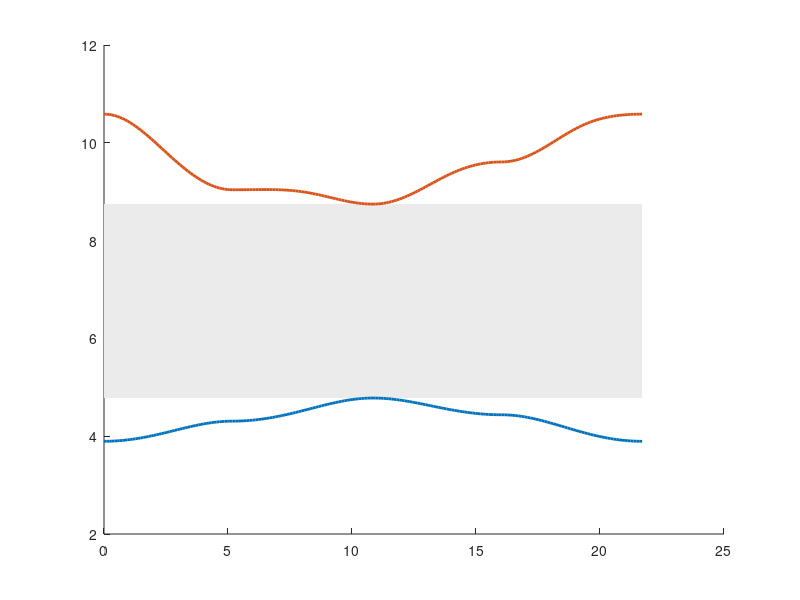

This chart was generated by the following MATLAB code: (Note: this script raises an error after producing the figure.)
% =========================================================================
% Method: 2D Plane Wave Expansion Method (PWEM)
% Model: Parallelogram / Square (at a=0) Lattice Geometry 
% Outputs:
%   1. 2D Electronic Band Structure along Gamma-X-M-Y-Gamma
%   2. Real-Space Parallelogram Unit Cell Geometry & Primitive Vectors
%   3. 1st Brillouin Zone & Reciprocal Cell with High-Symmetry Points
%   4. Constant Energy Surface (CES) (Band 1)
% =========================================================================

tic
clear; clc; close all;

%% 1. Geometric & Physical Parameters 
l = 0.645;             % length in nm
a = 0.200;             % shift in nm
h = 0.554;             % height in nm
b = l - a;             % b in nm
c = a;
V0 = 2.0;              % Potential barrier in eV
omega = l * h;
d = sqrt(a^2 + h^2);

% example: Effective mass for ReS2: m* = 0.45 * m_e
% hm = hbar^2 / (2 * m*) in (eV * nm^2)
hm = 0.0381 / 0.45;    % ~ 0.0847 eV*nm^2

%% 2. Plane Wave Basis Setup
N = 10;                     % Maximum plane wave index
m1 = -N:N; 
m2 = -N:N;
M_len = length(m1);              
Mk = (2*N+1)^2;                % Number of k-points for plotting
k = linspace(-pi/d, pi/d, Mk); % Wave vector array across the 1st Brillouin Zone
[M1, M2] = meshgrid(m1, m2);
m1_all = M1(:);
m2_all = M2(:);
Gx = (2*pi/omega)*m1_all* h;
Gy = (2*pi/omega)*(m2_all*l - m1_all*a);
N_pw = length(m1_all);

% Reciprocal basis vectors
b1 = [ (2*pi)/l ; -(2*pi*a)/(l*h) ];
b2 = [ 0        ; (2*pi)/h        ];

% High Symmetry points
Gamma = [0; 0];
X     = 0.5 * b1;
M     = 0.5 * (b1 + b2);
Y     = 0.5 * b2;

sym_points = [Gamma, X, M, Y, Gamma]; 
num_segments = size(sym_points, 2) - 1;
N_interp = 50;

% Linear Interpolation on Gamma-X-M-Y-Gamma path
k_path = [];
for seg = 1:num_segments
    k_start = sym_points(:, seg);
    k_end   = sym_points(:, seg+1);
    t = linspace(0, 1, N_interp);
    seg_k = (1 - t) .* k_start + t .* k_end;
    if seg == 1
        k_path = [k_path, seg_k];
    else
        k_path = [k_path, seg_k(:, 2:end)]; 
    end
end

N_total = size(k_path, 2);
d_path = zeros(1, N_total);
for j = 2:N_total
    delta_k = k_path(:, j) - k_path(:, j-1);
    d_path(j) = d_path(j-1) + norm(delta_k);
end

d_ticks = zeros(1, num_segments + 1);
d_ticks(1) = 0;

current_idx = 1;
for seg = 1:num_segments
    current_idx = current_idx + (N_interp - 1);
    d_ticks(seg + 1) = d_path(current_idx);
end

% 3. Fourier Components of Potential V
V = zeros(N_pw);
for ii = 1:N_pw
    for j = 1:N_pw
        dm1 = m1_all(ii)-m1_all(j); % Difference between plane wave indices
        dm2 = m2_all(ii)-m2_all(j);
        if dm1==0 && dm2==0
            V(ii,j) = (2*V0/omega) * (l+d);
        elseif dm1==0 && dm2~=0
            V(ii,j) = (2*V0/omega) * l;
        elseif dm1~=0 && dm2==0
            V(ii,j) = (2*V0/omega) * d;
        elseif dm1~=0 && dm2~=0
            V(ii,j) = 0;
        end
    end
end
V = (V + V') / 2; % Enforce exact Hermiticity

% 4. Solve Band Structure along k-path
num_bands = 2;
E_all = zeros(num_bands, N_total); 

for j = 1:N_total
    KE = diag(hm * ((k_path(1, j) + Gx).^2 + (k_path(2, j) + Gy).^2));
    H = KE + V;
    H = (H + H') / 2;
    eig_vals = sort(real(eig(H)));
    E_all(:, j) = eig_vals(1:num_bands);
end

%% Plotting

% Figure 1: Electronic Band Structure with Shaded Gap
figure('Color', 'w', 'Name', 'Electronic_Band_Structure');
hold on;

% Shading band gap between Band 1 and Band 2
top_band1 = max(E_all(1, :));
bot_band2 = min(E_all(2, :));
if bot_band2 > top_band1
    fill([0, d_ticks(end), d_ticks(end), 0], ...
         [top_band1, top_band1, bot_band2, bot_band2], ...
         [0.92, 0.92, 0.92], 'EdgeColor', 'none', 'DisplayName', 'Band Gap');
end

colors = lines(num_bands);
for b_idx = 1:num_bands
    plot(d_path, E_all(b_idx, :), 'Color', colors(b_idx, :), 'LineWidth', 2, ...
         'DisplayName', sprintf('Band %d', b_idx));
end

for i = 1:length(d_ticks)
    xline(d_ticks(i), 'r--', 'LineWidth', 1.2, 'HandleVisibility', 'off');
end

xlim([0, d_ticks(end)]);
set(gca, 'XTick', d_ticks, 'XTickLabel', {'\Gamma', 'X', 'M', 'Y', '\Gamma'}, 'FontSize', 11);
ylabel('Energy (eV)', 'FontSize', 12, 'FontWeight', 'bold');
xlabel('k-path', 'FontSize', 12, 'FontWeight', 'bold');
title('Electronic Band Structure along High-Symmetry Path', 'FontSize', 13);
legend('Location', 'northeast');
grid on; box on;


% Figure 2: Real Space Unit Cell Geometry (Dynamic & Exact Vector Polygon)
poly_x = [0, l, l + a, a, 0];
poly_y = [0, 0, h, h, 0];

figure('Color', 'w', 'Name', 'Real_Space_Unit_Cell');
hold on;
fill(poly_x, poly_y, [0.85, 0.92, 1], 'EdgeColor', 'b', 'LineWidth', 2, 'DisplayName', 'Unit Cell');
plot(poly_x, poly_y, 'ro', 'MarkerFaceColor', 'r', 'MarkerSize', 5, 'HandleVisibility', 'off');

% Real-space lattice vectors (a1 along x, a2 to (a,h))
quiver(0, 0, l, 0, 0, 'k', 'LineWidth', 1.8, 'MaxHeadSize', 0.2, 'DisplayName', 'a_1');
quiver(0, 0, a, h, 0, 'k', 'LineWidth', 1.8, 'MaxHeadSize', 0.2, 'DisplayName', 'a_2');

span_x = max(poly_x) - min(poly_x);
span_y = max(poly_y) - min(poly_y);
pad_x = 0.15 * span_x;
pad_y = 0.15 * span_y;

text(l/2, -0.06*span_y, '\bf a_1', 'FontSize', 11, 'HorizontalAlignment', 'center');
text(a/2 - 0.04*span_x, h/2 + 0.04*span_y, '\bf a_2', 'FontSize', 11, 'HorizontalAlignment', 'center');

xlim([min(poly_x) - pad_x, max(poly_x) + pad_x]);
ylim([min(poly_y) - pad_y, max(poly_y) + pad_y]);
axis equal; grid on; box on;
if a==0
    title('Real Space Unit Cell (Square)', 'FontSize', 13);
else 
    title('Real Space Unit Cell (Parallelogram)', 'FontSize', 13)
end
xlabel('x (nm)', 'FontSize', 12, 'FontWeight', 'bold');
ylabel('y (nm)', 'FontSize', 12, 'FontWeight', 'bold');


% Figure 3: Reciprocal Unit Cell & 1st Brillouin Zone with High-Symmetry Path
cell_x = [0, b1(1), b1(1)+b2(1), b2(1), 0];
cell_y = [0, b1(2), b1(2)+b2(2), b2(2), 0];

bz_x = [M(1), M(1)-b1(1), -M(1), -M(1)+b1(1), M(1)];
bz_y = [M(2), M(2)-b1(2), -M(2), -M(2)+b1(2), M(2)];

figure('Color', 'w', 'Name', 'Brillouin_Zone_and_Reciprocal_Cell');
hold on;

fill(cell_x, cell_y, [1 0.9 0.9], 'EdgeColor', 'r', 'LineWidth', 1.5, 'LineStyle', '--', 'DisplayName', 'Reciprocal Cell');
fill(bz_x, bz_y, [0.85 0.92 1], 'EdgeColor', 'b', 'LineWidth', 2, 'DisplayName', '1st BZ');

% Trace k-path inside BZ
plot(k_path(1, :), k_path(2, :), 'Color', [0.8 0 0], 'LineWidth', 2, 'DisplayName', 'k-path');

quiver(0, 0, b1(1), b1(2), 0, 'k', 'LineWidth', 2, 'MaxHeadSize', 0.2, 'HandleVisibility', 'off');
quiver(0, 0, b2(1), b2(2), 0, 'k', 'LineWidth', 2, 'MaxHeadSize', 0.2, 'HandleVisibility', 'off');

plot(0, 0, 'ko', 'MarkerFaceColor', 'k', 'MarkerSize', 6, 'HandleVisibility', 'off');
plot(X(1), X(2), 'ms', 'MarkerFaceColor', 'm', 'MarkerSize', 6, 'HandleVisibility', 'off');
plot(M(1), M(2), 'gd', 'MarkerFaceColor', 'g', 'MarkerSize', 6, 'HandleVisibility', 'off');
plot(Y(1), Y(2), 'c^', 'MarkerFaceColor', 'c', 'MarkerSize', 6, 'HandleVisibility', 'off');

all_kx = [cell_x, bz_x];
all_ky = [cell_y, bz_y];
span_kx = max(all_kx) - min(all_kx);
span_ky = max(all_ky) - min(all_ky);
dx = 0.04 * span_kx;
dy = 0.04 * span_ky;

text(b1(1)/2 + dx, b1(2)/2 - dy, '\bf b_1', 'FontSize', 12);
text(b2(1)/2 - 1.5*dx, b2(2)/2 + dy, '\bf b_2', 'FontSize', 12);
text(0 + dx, 0 - dy, '\bf \Gamma', 'FontSize', 13);
text(X(1) + dx, X(2), '\bf X', 'FontSize', 11, 'Color', 'm');
text(M(1) + dx, M(2) + dy, '\bf M', 'FontSize', 11, 'Color', 'g');
text(Y(1) - 1.5*dx, Y(2) + dy, '\bf Y', 'FontSize', 11, 'Color', 'c');

pad_kx = 0.15 * span_kx;
pad_ky = 0.15 * span_ky;
xlim([min(all_kx) - pad_kx, max(all_kx) + pad_kx]);
ylim([min(all_ky) - pad_ky, max(all_ky) + pad_ky]);
axis equal;

xlabel('k_x (nm^{-1})', 'FontSize', 12, 'FontWeight', 'bold');
ylabel('k_y (nm^{-1})', 'FontSize', 12, 'FontWeight', 'bold');
title('1st Brillouin Zone & Reciprocal Cell with k-Path', 'FontSize', 13);
legend('Location', 'northwest');
grid on; box on;


% Figure 4: Constant Energy Surface (CES) / Iso-energy contours (Proportional Scaling)
Nk_2d = 60;
span_bz_x = max(bz_x) - min(bz_x);
span_bz_y = max(bz_y) - min(bz_y);
pad_ces_x = 0.15 * span_bz_x;
pad_ces_y = 0.15 * span_bz_y;

kx_vec = linspace(min(bz_x) - pad_ces_x, max(bz_x) + pad_ces_x, Nk_2d);
ky_vec = linspace(min(bz_y) - pad_ces_y, max(bz_y) + pad_ces_y, Nk_2d);
[KX, KY] = meshgrid(kx_vec, ky_vec);

E_grid = zeros(Nk_2d, Nk_2d);
target_band = 1; % 1st Band

for iy = 1:Nk_2d
    for ix = 1:Nk_2d
        kx_i = KX(iy, ix);
        ky_i = KY(iy, ix);
        KE_i = diag(hm * ((kx_i + Gx).^2 + (ky_i + Gy).^2));
        H_i = KE_i + V;
        eig_vals_i = sort(real(eig(H_i)));
        E_grid(iy, ix) = eig_vals_i(target_band);
    end
end

figure('Color', 'w');
hold on;
contourf(KX, KY, E_grid, 25, 'LineColor', 'none');
colorbar;
colormap(jet);

plot(bz_x, bz_y, 'w--', 'LineWidth', 2);
plot(0, 0, 'ko', 'MarkerFaceColor', 'w', 'MarkerSize', 6);

xlim([min(kx_vec), max(kx_vec)]);
ylim([min(ky_vec), max(ky_vec)]);
axis equal;
xlabel('k_x (nm^{-1})'); ylabel('k_y (nm^{-1})');
title(['Constant Energy Surface (Band ' num2str(target_band) ')']);
grid on; box on;


%% Save Figures 
[script_folder, script_name] = fileparts(mfilename('fullpath'));
if isempty(script_name)
    script_name = 'Parallelogram_PWEM';
    script_folder = pwd;
end
output_dir = fullfile(script_folder, script_name);

if ~exist(output_dir, 'dir')
    mkdir(output_dir);
end

fig_handles = findobj('Type', 'figure');
for i_fig = 1:length(fig_handles)
    fig = fig_handles(i_fig);
    if isvalid(fig)
        fig_name = get(fig, 'Name');
        if isempty(fig_name)
            fig_name = sprintf('figure_%d', get(fig, 'Number'));
        else
            fig_name = regexprep(fig_name, '[^\w\-_]', '_');
        end
        file_path = fullfile(output_dir, sprintf('%s.png', fig_name));
        exportgraphics(fig, file_path, 'Resolution', 300);
    end
end

toc
